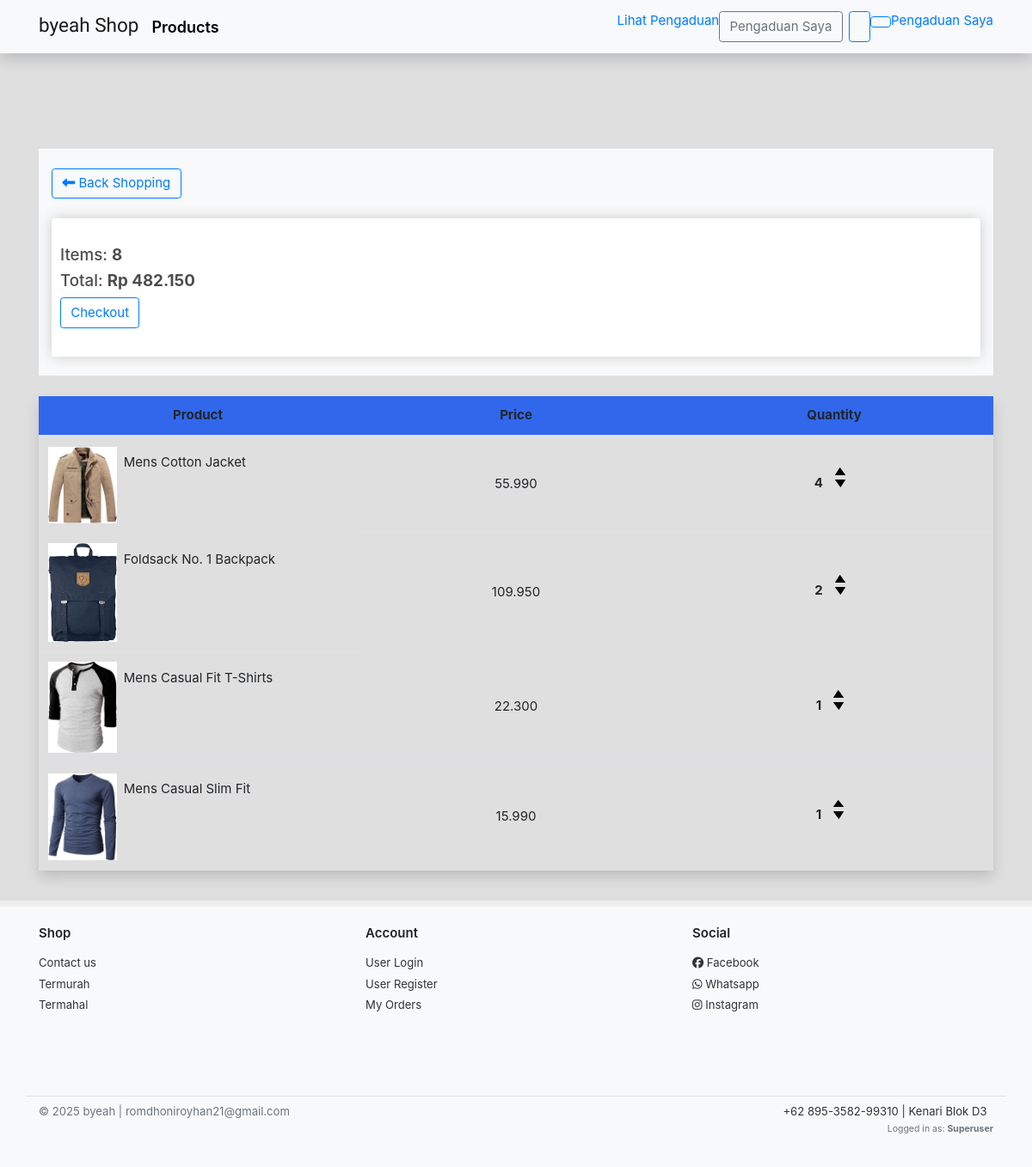
The page /cart/ (signed in) on the database its author committed.
### home/models.py (models this page shows, shortened)
class Order(models.Model):
    user = models.ForeignKey(User, on_delete=models.CASCADE, null=True, blank=True)
    date_order = models.DateTimeField(auto_now_add=True)
    complete = models.BooleanField(default=False)
    transaction_id = models.CharField(max_length=255, null=True, unique=True)
    STATUS_CHOICES = [
        ('belum_dikirim', 'Belum Dikirim'),
        ('dikirim', 'Dikirim'),
        ('sampai', 'Sampai'),
    ]
    status_pengiriman = models.CharField(max_length=20, choices=STATUS_CHOICES, default='belum_dikirim')
    def __str__(self):
        return f"Order #{self.id}"
    @property
    def get_cart_totals(self):
        return sum(item.get_total for item in self.orderitem_set.all())
    @property
    def get_cart_items(self):
        return sum(item.quantity for item in self.orderitem_set.all())

class OrderItem(models.Model):
    product = models.ForeignKey(Product, null=True, on_delete=models.SET_NULL, blank=True)
    order = models.ForeignKey(Order, null=True, on_delete=models.SET_NULL, blank=True)
    quantity = models.IntegerField(default=0, null=True, blank=True)
    date_added = models.DateTimeField(auto_now_add=True)
    @property
    def get_total(self):
        return self.product.price * self.quantity

class Product(models.Model):
    category = models.ForeignKey(Category, related_name='products', on_delete=models.CASCADE)
    name = models.CharField(max_length=255, unique=True)
    old_price = models.DecimalField(blank=True, null=True, max_digits=8, decimal_places=3)
    price = models.DecimalField(max_digits=8, decimal_places=3)
    description = models.TextField()
    upload_time = models.DateField(auto_now_add=True)
    stock = models.IntegerField(default=1)
    slug = models.SlugField(blank=True)
    @property
    def imageThumbnail(self):
        image = ProductImage.objects.filter(product=self).first()
        return image.imageURL if image else '/static/empty.png'

class ProductImage(models.Model):
    product = models.ForeignKey(Product, on_delete=models.CASCADE)
    image = models.ImageField(null=True, blank=False, upload_to='images/')
    def __str__(self):
        return self.product.name
    @property
    def imageURL(self):
        try:
            return self.image.url
        except:
            return '/static/empty.png'

### home/views.py (the view)
# urls.py: path('', HomeView.as_view(template_name='home/indexhome.html', paginate_by=4), name='index'),
class HomeView(ListView):
    models = Product
    category = Category.objects.all()
    queryset = models.objects.all()
    extra_context = {
        'categories' : category
    }
    def get_queryset(self):
        request = self.request.GET
        if len(request) != 0:
            if next(iter(request)) == 'category':
                self.queryset = Product.objects.filter(category_id=self.request.GET['category'])
        return super().get_queryset()
    def get_ordering(self):
        request = self.request.GET
        if len(request) != 0:
            for i in request:
                if i == 'more-filter':
                    ordering = [request["more-filter"]]
                    return ordering
    def get_context_data(self,*args,**kwargs):
        request = self.request
        context = super().get_context_data()
        self.kwargs.update(self.extra_context)
        kwargs = self.kwargs
        for product in context["product_list"]:
            product_images = ProductImage.objects.filter(product=product.pk)
            print(product_images)
        if len(request.GET) != 0:
            if next(iter(request.GET)) == 'category-id':
                context['active'] = Category.objects.get(id=request.GET['category-id'])
        context.update(cartData(self.request))
        if context['items'] != "0":
            context.update(mergeFunction(request,context['items']))
        return context

### home/utils.py (called while the page is built)
def cartData(request):
    if request.user.is_authenticated:
        customer = request.user
        try:
            order,created = Order.objects.get_or_create(user=customer, complete=False)
            print(order)
            items = order.orderitem_set.all()
        except:
            order = Order.objects.filter(user=customer, complete=False)
            print(order)
            items = []
    else:
        items = []
        order = {'get_cart_items':'0','get_cart_totals':'0'}
        items = order['get_cart_totals']
    return {'items':items, 'order':order}

def whatsappLinkCheckout(request,context):
    items = context
    if len(items) > 0:
        productName = [item.product.name for item in items]
        productNumber = [item.quantity for item in items]
        title = ""
        for i,a in zip(productName,productNumber):
            title += str(i) +" Jumlahnya: "+ str(a)
            title += ', '
        textWA = f'Permisi Bu aryani Saya ingin memesan:%0A{title}%0ADikirim Ke :%0ACatatan :%0ASekian Terimakasih.'
        linked = {'link':base + textWA.replace(' ', '%20')}
        return linked
    else:
        return {'link':'Failed'}

def paginationFilter(request):
    full_path = request.get_full_path()
    yolo = False
    if len(request.GET) != 0:
        yolo = True
        return {'path':full_path,'aye':yolo}
    return {'aye':yolo}

def mergeFunction(request,context):
    dictionary = {}
    dictionary.update(whatsappLinkCheckout(request,context))
    dictionary.update(paginationFilter(request))
    return dictionary

### templates/home/cart.html (shortened to what this page needs)
{% extends 'base.html' %}
{% load static %}
{% block content %}
    <section class="under-nav">
        <div class="container bg-light pt-4 pb-4">
            <a class="btn btn-outline-primary mb-4" href="{% url 'homey:product' %}"><i class="fas fa-long-arrow-alt-left"></i> Back Shopping</a>
            <div class="row">
                <div class="col-md-12">
                    <div class="box-element">
                        <div class="grid-cover mt-4 pb-4">
                            <div class="grid-child my-auto"><h5>Items: <strong id="quantity-item">{{order.get_cart_items}}</strong></h5></div>
                            <div class="grid-child mx-auto my-auto"><h5>Total: <strong>Rp {{order.get_cart_totals}}</strong></h5></div>
                            <div class="grid-child ml-auto my-auto">
                                <a href="{% url 'homey:checkout' %}" class="btn checkout btn-outline-primary">Checkout</a>
                            </div>
                        </div>
                            </div>
                            </div>
                        </div>
                    </div>
                    <br>
                    <table class="table shadow text-center" id="table-product">
                        <thead class="thead bg-blue">
                            <tr>
                                <th width="300px" scope="col">Product</th>
                                <th width="300px" scope="col">Price</th>
                                <th width="300px" scope="col">Quantity</th>
                            </tr>
                        </thead>
                        <tbody>
                            {% for item in items %}
                                <tr>
                                    <td class="cart-info" style="vertical-align: middle;">
                                        <img width="80px" src="{{item.product.imageThumbnail}}" alt="">
                                        <p class="pt-2 pl-2 mr-auto">{{item.product.name}}</p>
                                    </td>
                                    <td style="vertical-align: middle;">{{item.product.price}}</td>
                                    <td style="vertical-align: middle;" class="td-quantity" width="100px">
                                        <p class="quantity">{{ item.quantity }}</p>
                                        <div class="quantity">
                                            <img data-product='{{item.product.id}}' data-action='add' class="chg-quantity update-cart" src="{% static 'arrow-up.png' %}">
                                            <img data-product='{{item.product.id}}' data-action='remove' class="chg-quantity update-cart" src="{% static 'arrow-down.png' %}">
                                        </div>
                                    </td>
                                </tr>
                            {% endfor %}
                        </tbody>
                    </table>
    </section>
{% endblock content %}

### static/ui.css (style rules this page uses)
html { font-family: "Inter", sans-serif; font-size: 15px; }
.bg-blue { background-color: #3167eb; }
p:last-child { margin-bottom: 0; }

### static/style.css (style rules this page uses)
body { background-color: rgba(168, 166, 166,.35); }
.under-nav { margin-top: 83px!important; }
img { border-image-slice: all; }
*, *::before, *::after { box-sizing: border-box; }

### templates/base.html (style rules this page uses)
body { display: flex; flex-direction: column; min-height: 100vh; }

### templates/home/cart.html (style rules this page uses)
h1,h2,h3,h4,h5,h6 { color:hsl(0, 0%, 30%); }
.box-element { box-shadow:hsl(0, 0%, 80%) 0 0 16px; background-color: #fff; border-radius: 4px; padding: 10px; }
.cart-info { display: flex; flex-wrap: wrap; text-align: center; }
.quantity { display: inline-block; font-weight: 700; padding-right:10px; }
.chg-quantity { width: 12px; cursor: pointer; display: block; margin-top: 5px; transition:.1s; }

### rows shown on the page
Order: get_cart_items "8", get_cart_totals "482.150"
OrderItem: product.imageThumbnail (picture), product.name "Mens Cotton Jacket", product.price "55.990", quantity "4"
OrderItem: product.imageThumbnail (picture), product.name "Foldsack No. 1 Backpack", product.price "109.950", quantity "2"
OrderItem: product.imageThumbnail (picture), product.name "Mens Casual Fit T-Shirts", product.price "22.300", quantity "1"
OrderItem: product.imageThumbnail (picture), product.name "Mens Casual Slim Fit", product.price "15.990", quantity "1"
